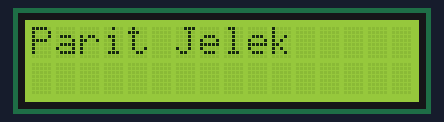
A sketch run on a simulated Arduino Uno, built with avr-gcc and run on an emulated ATmega328P. On the bench: 16×2 character LCD.

Above: at 0.1 s.
At 3.2 s:
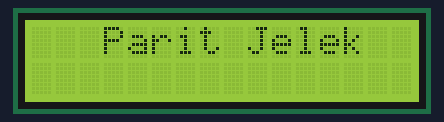
At 7.2 s:
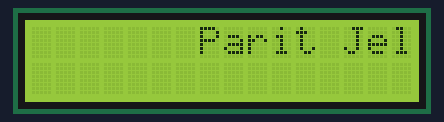
At 15.3 s:
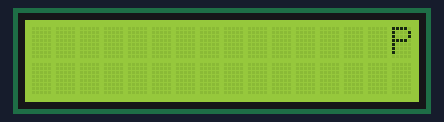
At 30.5 s:
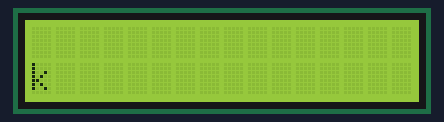
At 38.7 s:
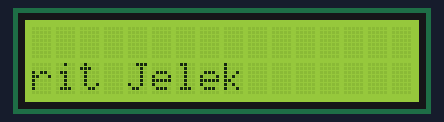

Measured:
- what the display in image 1 shows lasts 1.0 s, from 3.1 s to 4.1 s

The sketch:

LCD_Print.ino
```cpp
#include <Wire.h>
#include <LiquidCrystal_I2C.h>

LiquidCrystal_I2C lcd(0x27, 16, 2);
int row = 0, col = 0;

void setup() {
  lcd.init();
  lcd.backlight();

}
void loop() {


  lcd.setCursor(row, col);
  lcd.print("Parit Jelek");
  row += 1;
  delay(1000);
  lcd.clear();

}
```
